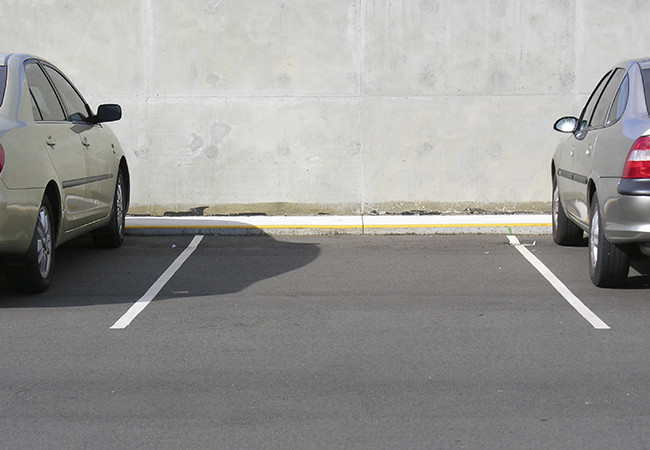
#> input picture t.jpg, 650 x 450 px
$ python prova_park.py t.jpg
#> lines starting #> are read from the running program, lines starting #| are printed output that depends on the picture; after the words box and inside, x2 and y2 are one past the last pixel; in counts of white or black regions, pixels touching at a corner belong together
### merge.py
import math
from sympy.solvers import solve
from sympy import Symbol

DEBUG = 1

class HoughBundler:
    '''Clasterize and merge each cluster of cv2.HoughLinesP() output
    a = HoughBundler()
    foo = a.process_lines(houghP_lines, binary_image)
    '''

    def get_orientation(self, line):
        '''get orientation of a line, using its length
        https://en.wikipedia.org/wiki/Atan2
        '''
        orientation = math.atan2(abs((line[0] - line[2])), abs((line[1] - line[3])))
        return math.degrees(orientation)

    def checker(self, line_new, groups, min_distance_to_merge, min_angle_to_merge):
        '''Check if line have enough distance and angle to be count as similar
        '''
        for group in groups:
            # walk through existing line groups
            for line_old in group:
                # check distance
                if self.get_distance(line_old, line_new) < min_distance_to_merge:
                    # check the angle between lines
                    orientation_new = self.get_orientation(line_new)
                    orientation_old = self.get_orientation(line_old)
                    # if all is ok -- line is similar to others in group
                    if abs(orientation_new - orientation_old) < min_angle_to_merge:
                        group.append(line_new)
                        return False
        # if it is totally different line
        return True

    # [36 lines left out: function DistancePointLine, not called in this run]


    def merge_lines_pipeline_2(self, lines):
        'Clusterize (group) lines'
        groups = []  # all lines groups are here
        # Parameters to play with
        min_distance_to_merge = 50
        min_angle_to_merge = 30
        # first line will create new group every time
        groups.append([lines[0]])
        # if line is different from existing gropus, create a new group
        for line_new in lines[1:]:
            if self.checker(line_new, groups, min_distance_to_merge, min_angle_to_merge):
                groups.append([line_new])

        return groups

    def merge_lines_segments1(self, lines):
        """Sort lines cluster and return first and last coordinates
        """
        orientation = self.get_orientation(lines[0])

        # special case
        if(len(lines) == 1):
            return [lines[0][:2], lines[0][2:]]

        # [[1,2,3,4],[]] to [[1,2],[3,4],[],[]]
        points = []
        for line in lines:
            points.append(line[:2])
            points.append(line[2:])
        # if vertical
        if 45 < orientation < 135:
            #sort by y
            points = sorted(points, key=lambda point: point[1])
        else:
            #sort by x
            points = sorted(points, key=lambda point: point[0])

        # return first and last point in sorted group
        # [[x,y],[x,y]]
        return [points[0], points[-1]]

    def distance_to_line(self, point, line):
        """Get distance between point and line
        https://stackoverflow.com/questions/40970478/python-3-5-2-distance-from-a-point-to-a-line
        """
        px, py = point
        x1, y1, x2, y2 = line
        x_diff = x2 - x1
        y_diff = y2 - y1
        num = abs(y_diff * px - x_diff * py + x2 * y1 - y2 * x1)
        den = math.sqrt(y_diff**2 + x_diff**2)
        return num / den

    def get_distance(self, a_line, b_line):
        """Get all possible distances between each dot of two lines and second line
        return the shortest
        """
        dist1 = self.distance_to_line(a_line[:2], b_line)
        dist2 = self.distance_to_line(a_line[2:], b_line)
        dist3 = self.distance_to_line(b_line[:2], a_line)
        dist4 = self.distance_to_line(b_line[2:], a_line)

        return min(dist1, dist2, dist3, dist4)


    '''def get_distance(self, a_line, b_line):
        """Get all possible distances between each dot of two lines and second line
        return the shortest
        """
        dist1 = self.DistancePointLine(a_line[:2], b_line)
        dist2 = self.DistancePointLine(a_line[2:], b_line)
        dist3 = self.DistancePointLine(b_line[:2], a_line)
        dist4 = self.DistancePointLine(b_line[2:], a_line)
        return min(dist1, dist2, dist3, dist4)
    '''

    # [10 lines left out: function get_intersection, not called in this run]


    def process_lines(self, lines, img):
        '''Main function for lines from cv.HoughLinesP() output merging
        for OpenCV 3
        lines -- cv.HoughLinesP() output
        img -- binary image
        '''
        lines_x = []
        lines_y = []
        # for every line of cv2.HoughLinesP()
        for line_i in [l[0] for l in lines]:
                orientation = self.get_orientation(line_i)
                # if vertical
                if 45 < orientation < 135:
                    lines_y.append(line_i)
                else:
                    lines_x.append(line_i)

        lines_y = sorted(lines_y, key=lambda line: line[1])
        lines_x = sorted(lines_x, key=lambda line: line[0])
        merged_lines_all = []

        # for each cluster in vertical and horizantal lines leave only one line
        for i in [lines_x, lines_y]:
                if len(i) > 0:
                    groups = self.merge_lines_pipeline_2(i)
                    merged_lines = []
                    for group in groups:
                        merged_lines.append(self.merge_lines_segments1(group))

                    merged_lines_all.extend(merged_lines)

        return merged_lines_all

### prova_park.py
"""
@file hough_lines.py
@brief This program demonstrates line finding with the Hough transform
"""
import sys
import math
import cv2 as cv
import numpy as np
from merge import HoughBundler
from time import time
def main(argv):


    start = time()
    default_file = 'park.jpg'
    filename = argv[0] if len(argv) > 0 else default_file
    # Loads an image
    src = cv.imread(cv.samples.findFile(filename), cv.IMREAD_GRAYSCALE)
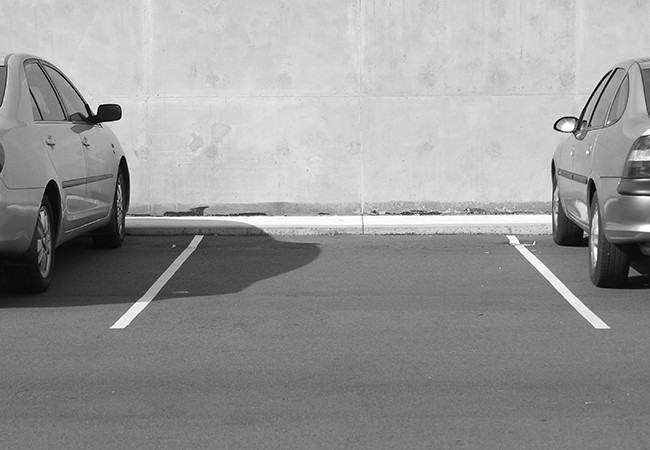
#> src: shape (450, 650); min 0, max 255, mean 151.3
    # Check if image is loaded fine
    if src is None:
        print ('Error opening image!')
        print ('Usage: hough_lines.py [image_name -- default ' + default_file + '] \n')
        return -1

    kernel = np.ones((5,5),np.float32)/25
    blur = cv.filter2D(src,-1,kernel)
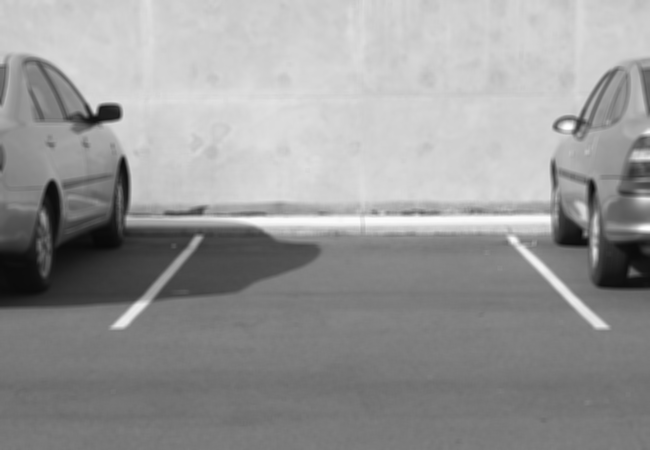
#> blur: shape (450, 650); min 8, max 254, mean 151.3
    dst = cv.Canny(blur, 160,230, None, 3)
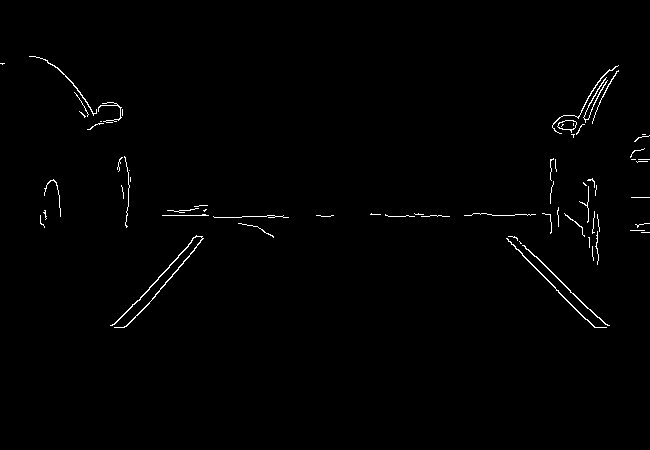
#> dst: shape (450, 650); 0.87% white in thin lines or dots, all inside (x1, y1, x2, y2) = (0, 56, 650, 328)
    MO_kernel = np.ones((9,9),np.uint8)
    dst = cv.morphologyEx(dst, cv.MORPH_CLOSE, MO_kernel)
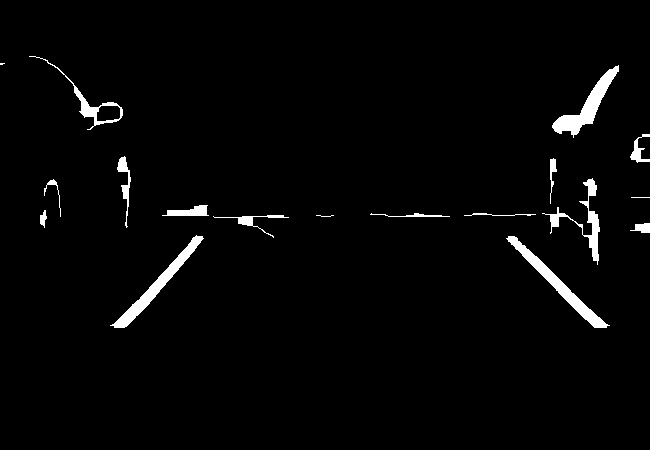
#> dst: shape (450, 650); 2.4% white; 18 white regions (3 under 20 px), largest, box (x1, y1, x2, y2) and area: (506, 236, 610, 328) 1290, (552, 65, 619, 138) 1252, (110, 235, 204, 328) 1240
    cv.imshow("closing image", dst)

    # Copy edges to the images that will display the results in BGR
    cdst = cv.cvtColor(dst, cv.COLOR_GRAY2BGR)
    # Decomment to draw filtering image below Hough lines
    cdstP = np.copy(cdst)
    #Use just a black mat
    #cdstP = np.zeros((cdst.shape[0],cdst.shape[1],3))
    lines = cv.HoughLines(dst, 1, np.pi / 180, 150, None, 0, 0)
#> lines = [[-192, 2.36], [-194, 2.36], [-190, 2.36], [215, 1.57], [310, 0.785], [-197, 2.36], [313, 0.785]]

    if lines is not None:
        for i in range(0, len(lines)):
            rho = lines[i][0][0]
            theta = lines[i][0][1]
            a = math.cos(theta)
            b = math.sin(theta)
            x0 = a * rho
            y0 = b * rho
            pt1 = (int(x0 + 1000*(-b)), int(y0 + 1000*(a)))
            pt2 = (int(x0 - 1000*(-b)), int(y0 - 1000*(a)))
            cv.line(cdst, pt1, pt2, (0,i,255), 3, cv.LINE_AA)
#> this loop made 7 passes
#> (rho, theta, a, b, x0, y0, pt1, pt2) on passes 1 to 7: (-192, 2.36, -0.707, 0.707, 135.8, -135.8, (-571, -842), (842, 571)), (-194, 2.36, -0.707, 0.707, 137.2, -137.2, (-569, -844), (844, 569)), (-190, 2.36, -0.707, 0.707, 134.4, -134.4, (-572, -841), (841, 572)), (215, 1.57, -4.37e-08, 1, -9.4e-06, 215, (-1000, 214), (999, 215)), (310, 0.785, 0.707, 0.707, 219.2, 219.2, (-487, 926), (926, -487)), (-197, 2.36, -0.707, 0.707, 139.3, -139.3, (-567, -846), (846, 567)), (313, 0.785, 0.707, 0.707, 221.3, 221.3, (-485, 928), (928, -485))
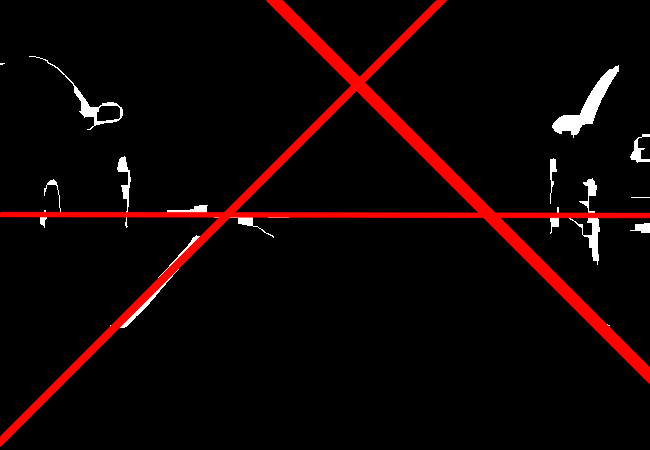
#> cdst: shape (450, 650, 3); mean B, G, R 3.6, 3.8, 16.4


    linesP = cv.HoughLinesP(dst, 1, np.pi / 180, 100, None, 80, 10)
#> linesP = [[506, 238, 595, 327], [510, 236, 601, 327], [508, 237, 598, 327], [114, 325, 202, 237], [116, 327, 196, 247], [516, 237, 606, 327], [524, 246, 603, 327], [116, 322, 200, 236], [514, 239, 605, 327]]
    print("Size linee HLP :" + str(len(linesP)))
#| Size linee HLP :9
    a = HoughBundler()
    foo = a.process_lines(linesP, dst)
#> the loop in process_lines, `for line_i in [l[0] for l in lines]:` made 9 passes
#> (line_i, orientation) on passes 1 to 9: ([506, 238, 595, 327], 45), ([510, 236, 601, 327], 45), ([508, 237, 598, 327], 45), ([114, 325, 202, 237], 45), ([116, 327, 196, 247], 45), ([516, 237, 606, 327], 45), ([524, 246, 603, 327], 44.28), ([116, 322, 200, 236], 44.33), ([514, 239, 605, 327], 45.96)
#> after the loop in process_lines, `for line_i in [l[0] for l in lines]:`: lines_x = [[506, 238, 595, 327], [510, 236, 601, 327], [508, 237, 598, 327], [114, 325, 202, 237], [116, 327, 196, 247], [516, 237, 606, 327], [524, 246, 603, 327], [116, 322, 200, 236]]; lines_y = [[514, 239, 605, 327]]
#> in process_lines, `lines_x = sorted(lines_x, key=lambda line: line[0])`: lines_x = [[114, 325, 202, 237], [116, 327, 196, 247], [116, 322, 200, 236], [506, 238, 595, 327], [508, 237, 598, 327], [510, 236, 601, 327], [516, 237, 606, 327], [524, 246, 603, 327]]
#> the loop in process_lines, `for i in [lines_x, lines_y]:` made 2 passes
#> (min_distance_to_merge in merge_lines_pipeline_2, min_angle_to_merge in merge_lines_pipeline_2) on pass 1: (50, 30)
    print("Size linee bundled HLP :" + str(len(foo)))
#| Size linee bundled HLP :3
    # [4 lines of commented-out code are left out]
    marked = []
    max_degree = []
    min_distance = 20

    if foo is not None:
        for i in range(0, len(foo)):
            l = foo[i]
            '''
            Documentazione provvisoria
            (xStart,yStart,xEnd,yEnd)
            '''
            line = []
            line.append(l[0][0])
            line.append(l[0][1])
            line.append(l[1][0])
            line.append(l[1][1])
            # Descriptor for line (values) and orientation
            print(line)
            is_alone = True
            if (marked == []):
                cv.line(cdstP, (l[0][0],l[0][1]), (l[1][0],l[1][1]), (10,10,255), 2, cv.LINE_AA)
                cv.circle(cdstP,(line[0],line[1]), 5, (255,0,0), -1)
                cv.circle(cdstP,(line[2],line[3]), 5, (0,0,255), -1)
                max_degree = a.get_orientation(line)
                marked.append(line)
            else:
                for j in marked:
                    if(a.get_distance(j,line)<min_distance and a.get_orientation(line)< max_degree+20):
                        is_alone=False
                        break
            #TODO qua condizione line[0] > 5 capire il problema di fondo?
            # Collega dei punti molto distanti per x ma vicini per y -> SBAGLAITO
            if is_alone and line[0] > 5:
                cv.line(cdstP, (l[0][0],l[0][1]), (l[1][0],l[1][1]), (10,10,255), 2, cv.LINE_AA)
                marked.append(line)
                #Draw starting and ending point of Hough line
                cv.circle(cdstP,(line[0],line[1]), 5, (255,0,0), -1)
                cv.circle(cdstP,(line[2],line[3]), 5, (0,0,255), -1)
#> this loop made 3 passes
#| [114, 325, 202, 237]
#| [506, 238, 606, 327]
#| [514, 239, 605, 327]
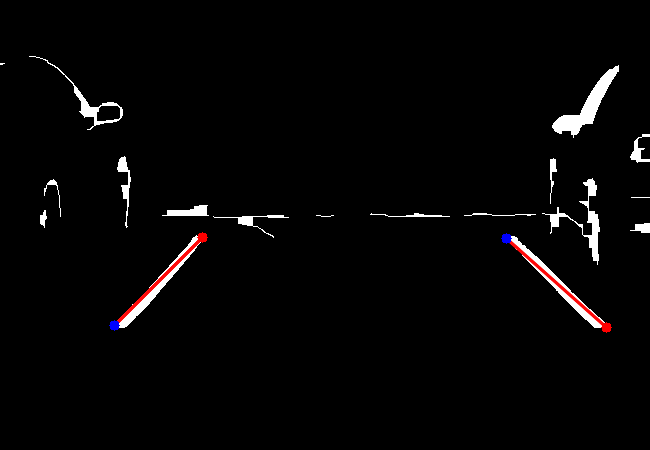
#> cdstP: shape (450, 650, 3); mean B, G, R 5.5, 5.3, 6.1

    cv.imshow("Source", src)
    cv.imshow("Detected Lines (in red) - Standard Hough Line Transform", cdst)
    cv.imshow("Detected Lines (in red) - Probabilistic Line Transform", cdstP)
    cdstP = cdstP.astype(np.uint8)
    img = cv.cvtColor(cdstP, cv.COLOR_RGB2GRAY)
    #contours, hierarchy = cv.findContours(cdstP, cv.RETR_TREE, cv.CHAIN_APPROX_SIMPLE)
    #cv.imshow("Window", img)

    print("durata = " +str(time()-start))
    cv.waitKey()
    return 0

if __name__ == "__main__":
    main(sys.argv[1:])
